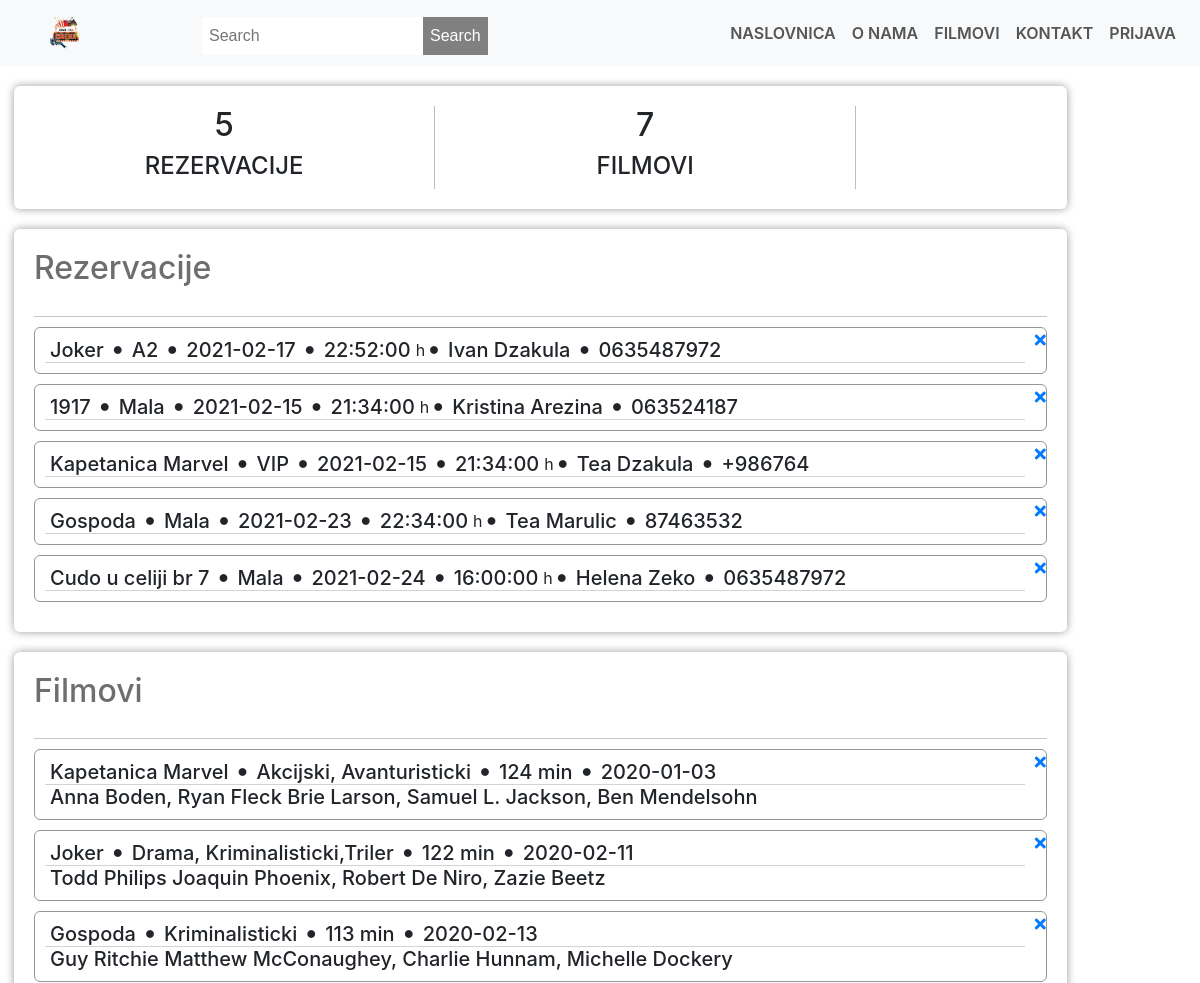
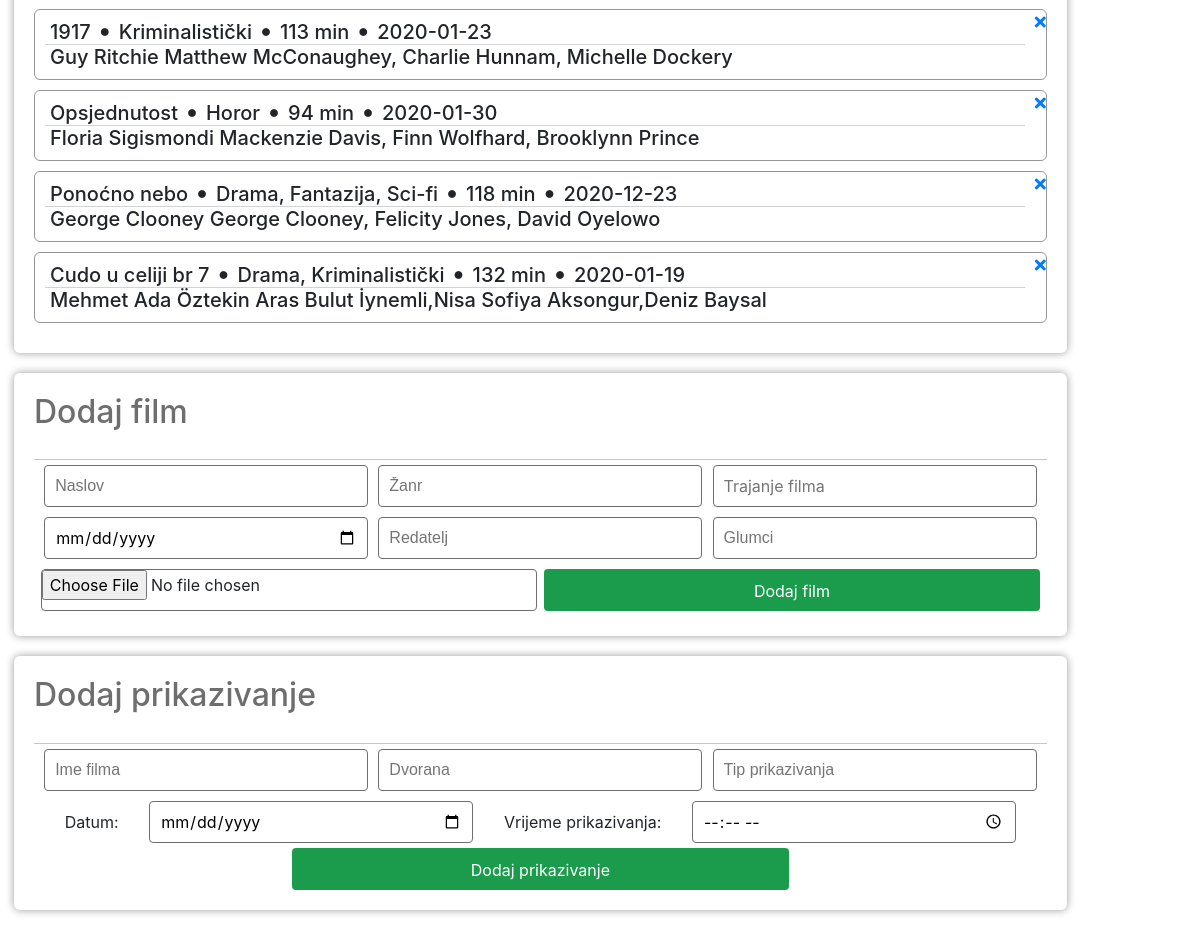
The app's page /admin.php with its own data (2 pictures, top to bottom).
### tables this page shows
CREATE TABLE `bookingtable` (
  `bookingID` int(11) NOT NULL,
  `movieName` varchar(100) DEFAULT NULL,
  `bookingTheatre` varchar(100) NOT NULL,
  `bookingType` varchar(100) DEFAULT NULL,
  `bookingDate` date NOT NULL,
  `bookingTime` time NOT NULL,
  `bookingFName` varchar(100) NOT NULL,
  `bookingLName` varchar(100) DEFAULT NULL,
  `bookingPNumber` varchar(12) NOT NULL
);

CREATE TABLE `movietable` (
  `movieID` int(11) NOT NULL,
  `movieImg` varchar(150) NOT NULL,
  `movieTitle` varchar(100) NOT NULL,
  `movieGenre` varchar(50) NOT NULL,
  `movieDuration` int(11) NOT NULL,
  `movieRelDate` date NOT NULL,
  `movieDirector` varchar(50) NOT NULL,
  `movieActors` varchar(150) NOT NULL
);

### admin.php (the view, shortened to what this page needs)
<!DOCTYPE html>
<html lang="en">
<head>
    <link rel="stylesheet" href="style/styles.css">
    <link rel="stylesheet" href="https://stackpath.bootstrapcdn.com/bootstrap/4.4.1/css/bootstrap.min.css" >
<link rel="stylesheet" href ="https://stackpath.bootstrapcdn.com/font-awesome/4.7.0/css/font-awesome.min.css">
    <link rel="stylesheet" href="https://use.fontawesome.com/releases/v5.7.2/css/all.css"
>
</head>
<body>
    <?php
    $link = mysqli_connect("localhost", "root", "", "baza");
    $sql = "SELECT * FROM bookingtable";
    $sql1 = "SELECT * FROM movietable";
    $bookingsNo=mysqli_num_rows(mysqli_query($link, $sql));
    $moviesNo=mysqli_num_rows(mysqli_query($link, "SELECT * FROM movietable"));
    ?>
   <section id="section-nav-bar">
        <nav class="navbar navbar-expand-lg navbar-light bg-light">
        <a class="navbar-brand" href="#section-nav-bar"><img src="img/logo.png" ></a>
                <div>
                    <form action="pregled1.php" method="POST" class = "search-form">
                        <input type="text" name="keyword" placeholder="Search "/>
                        <button name="search" class="search">Search</button>
                    </form>
                </div>
                <div class="collapse navbar-collapse" id="navbarNav">
                  <ul class="navbar-nav ml-auto" >
                    <li class="nav-item ">
                      <a class="nav-link" href="index.php">NASLOVNICA </a>
                    </li>
                    <li class="nav-item">
                      <a class="nav-link" href="index.php">O NAMA</a>
                    </li>
                    <li class="nav-item">
                      <a class="nav-link" href="pregled.php">FILMOVI</a>
                    </li>
                    <li class="nav-item">
                            <a class="nav-link " href="index.php" >KONTAKT</a>
                     </li>
                     <?php
                      if (! empty($_SESSION['logged_in']))
                       {
                       ?>
                        <li class="nav-item">
                      <a class="nav-link " href="logout.php" >ODJAVA </a>
                       </li>
                       <li class="nav-item">
                        <a class="nav-link " href="admin/admin.php" > ADMIN </a>
                         </li>
                       <?php
                        }else{?>
                        <li class="nav-item">
                         <a class="nav-link " href="logout.php" >PRIJAVA </a>
                         </li>
<?php
                      }
                      ?>
                  </ul>
                </div>
              </nav>
</section>
    <div class="admin-container">
        <div class="admin-section admin-section1">
            <div class="admin-section-column">
                <div class="admin-section-panel admin-section-stats">
                    <div class="admin-section-stats-panel">
                        <h2 ><?php echo $bookingsNo ?></h2>
                        <h4>REZERVACIJE</h4>
                    </div>
                    <div class="admin-section-stats-panel">
                        <h2 ><?php echo $moviesNo ?></h2>
                        <h4>FILMOVI</h4>
                    </div>
                </div>
                <div class="admin-section-panel admin-section-panel1">
                    <div class="admin-panel-section-header">
                        <h2>Rezervacije</h2>
                    </div>
                    <div class="admin-panel-section-content">
                        <?php
                        if($result = mysqli_query($link, $sql)){
                            if(mysqli_num_rows($result) > 0){
                                while($row = mysqli_fetch_array($result)){
                                    echo "<div class=\"admin-panel-section-booking-item\">\n";
                                    echo "                            <div class=\"admin-panel-section-booking-info\">\n";
                                    echo "                                <div>\n";
                                    echo "                                    <h5>". $row['movieName'] ."</h5>\n";
                                    echo "                                    <i class=\"fas fa-circle \"></i>\n";
                                    echo "                                    <h5>". $row['bookingTheatre'] ."</h5>\n";
                                    echo "                                    <i class=\"fas fa-circle \"></i>\n";
                                    echo "                                    <h5>". $row['bookingDate'] ."</h5>\n";
                                    echo "                                    <i class=\"fas fa-circle \"></i>\n";
                                    echo "                                    <h5>". $row['bookingTime'] ."</h5> h \n";
                                    echo "                                    <i class=\"fas fa-circle \"></i>\n";
                                    echo "                                    <h5>". $row['bookingFName'] ." ". $row['bookingLName'] ."</h5>\n";
                                    echo "                                    <i class=\"fas fa-circle\"></i>\n";
                                    echo "                                    <h5>". $row['bookingPNumber'] ."</h5>\n";
                                    echo "                                </div>\n";
                                    echo "                            </div>\n";
                                    echo "                                <a href='deleteBooking.php?id=".$row['bookingID']."'><i class=\"fas fa-times decline-booking\"></i></a>\n";
                                    echo "                        </div>";
                                }
                            } else{
                                echo '<h4 class="no-annot">No Bookings right now</h4>';
                            }
                        } else{
                            echo "ERROR: Could not able to execute $sql. " . mysqli_error($link);
                        }
                        ?>
                    </div>
                </div>
                <div class="admin-section-panel admin-section-panel1">
                    <div class="admin-panel-section-header">
                        <h2>Filmovi</h2>
                    </div>
                    <div class="admin-panel-section-content">
                        <?php
                        if($result = mysqli_query($link, $sql1)){
                            if(mysqli_num_rows($result) > 0){
                                while($row = mysqli_fetch_array($result)){
                                    echo "<div class=\"admin-panel-section-booking-item\">\n";
                                    echo "                            <div class=\"admin-panel-section-booking-info\">\n";
                                    echo "                                <div>\n";
                                    echo "                                    <h5>". $row['movieTitle'] ."</h5>\n";
                                    echo "                                    <i class=\"fas fa-circle \"></i>\n";
                                    echo "                                    <h5>". $row['movieGenre'] ."</h5>\n";
                                    echo "                                    <i class=\"fas fa-circle \"></i>\n";
                                    echo "                                    <h5>". $row['movieDuration'] ." min </h5>\n";
                                    echo "                                    <i class=\"fas fa-circle \"></i>\n";
                                    echo "                                    <h5>". $row['movieRelDate'] ."</h5>\n";
                                    echo "                                </div>\n";
                                    echo "                                <div>\n";
                                    echo "                                    <h5>". $row['movieDirector'] ." ". $row['movieActors'] ."</h5>\n";
                                    echo "                                </div>\n";
                                    echo "                            </div>\n";
                                    echo "                                <a href='deleteMovie.php?id=".$row['movieID']."'><i class=\"fas fa-times decline-booking\"></i></a>\n";
                                    echo "                        </div>";
                                }
                            } else{
                                echo '<h4 class="no-annot">No Bookings right now</h4>';
                            }
                        } else{
                            echo "ERROR: Could not able to execute $sql. " . mysqli_error($link);
                        }
                        ?>
                    </div>
                </div>
                <div class="admin-section-panel admin-section-panel2">
                    <div class="admin-panel-section-header">
                        <h2>Dodaj film</h2>
                    </div>
                    <form action="" method="POST">
                        <input placeholder="Naslov" type="text" name="movieTitle" required>
                        <input placeholder="Žanr" type="text" name="movieGenre" required>
                        <input placeholder="Trajanje filma" type="number" name="movieDuration" required>
                        <input placeholder="Datum izlaska" type="date" name="movieRelDate" required>
                        <input placeholder="Redatelj" type="text" name="movieDirector" required>
                        <input placeholder="Glumci" type="text" name="movieActors" required>
                        <input type="file" name="movieImg" accept="image/*">
                        <button type="submit" value="submit" name="submit" class="form-btn">Dodaj film</button>
                    </form>
                </div>
                <div class="admin-section-panel admin-section-panel2">
                    <div class="admin-panel-section-header">
                        <h2>Dodaj prikazivanje</h2>
                    </div>
                    <form action="" method="POST">
                        <input placeholder="Ime filma" type="text" name="movieTitle" required>
                        <input placeholder="Dvorana" type="text" name="dvorana" required>
                        <input placeholder="Tip prikazivanja" type="text" name="tipPrikazivanja" required>
                        Datum:<input placeholder="Datum" type="date" name="datum" required>
                        Vrijeme prikazivanja:<input placeholder="Vrijeme" type="time" name="vrijeme" required>
                        <button type="submit" value="submit2" name="submit2" class="form-btn">Dodaj prikazivanje</button>
                    </form>
                </div>
            </div>
        </div>
    </div>
</body>
</html>

### style/styles.css (style rules this page uses)
* { margin: 0; padding: 0; }
#section-nav-bar { position: sticky; top: 0; z-index: 10 ; }
.navbar-brand img { height: 40px; padding-left: 30px; }
.navbar-nav li a { float:right; text-align: left; }
.navbar { background: #fff; }
.nav-link { color: #555!important; font-weight:600; font-size: 16px; }
.admin-container { display: flex; grid-template-columns: 1fr 5fr; }
.admin-section1 { display: flex; flex-wrap: wrap; padding: 0 4px; width: 100%; }
.admin-section-column { flex: 90%; max-width: 90%; padding: 0 10px; }
.admin-section-panel { width: 100%; vertical-align: middle; background-color: #FFF; -webkit-border-radius: 6px; -moz-border-radius: 6px; border-radius: 6px; -webkit-box-shadow: 0px 0px 9px 0px rgba(0, 0, 0, 0.40); -moz-box-shadow: 0px 0px 9px 0px rgba(0, 0, 0, 0.40); box-shadow: 0px 0px 9px 0px rgba(0, 0, 0, 0.40); padding: 20px; margin: 20px 0; }
.admin-panel-section-header { display: flex; align-items: center; justify-content: flex-start; padding-bottom: 20px; border-bottom: #c7c7c7 1px solid; }
.admin-panel-section-header>h2 { color: #6e6e6e; }
.admin-section-stats { display: flex; padding: 20px 0; }
.admin-section-stats-panel { flex: 25%; max-width: 40%; text-align: center; border-right: #bdbdbd 1px solid; }
.admin-panel-section-booking-item { background-color: none; -webkit-border-radius: 6px; -moz-border-radius: 6px; border-radius: 6px; border: #969696 1px solid; margin: 10px 0; overflow: hidden; display: flex; transition: all 0.6s ease; }
.admin-panel-section-booking-info { margin: 10px 10px; display: flex; flex: 100%; flex-direction: column; justify-content: center; }
.admin-panel-section-booking-info div:first-child { border-bottom: #d3d3d3 1px solid; }
.admin-panel-section-booking-info>div { height: 100%; display: flex; }
.admin-panel-section-booking-info>div>* { display: inline-block; margin: auto 5px; }
.admin-panel-section-booking-info>div .fa-circle { font-size: 8px; }
.admin-section-panel2 form { display: flex; justify-content: space-evenly; flex-wrap: wrap; align-items: center; }
.admin-section-panel2 form input { border-radius: 4px; border: 1px solid #6e6e6e; padding: 10px; width: 32%; height: 42px; margin: 5px 0; }
.admin-section-panel2 form input[type="file"] { width: 49%; padding: 0; }
.admin-section-panel2 form button { border-radius: 4px; border: none; padding: 10px; width: 49%; text-align: center; background-color: #1b9b4c; color: #FFF; transition: all 0.7s ease; cursor: pointer; height: 42px; }

### admin.php (style rules this page uses)
.search-form { margin-top:5px; float:left; margin-left:100px; }
input[type=text] { padding: 7px; border:none; font-size: 16px; font-family: sans-serif; }
.search { float: right; background: #808080; color:white; border-radius: 0 5x 5x 0; cursor: pointer; position: relative; padding: 7px; font-family: sans-serif; border:none; font-size: 16px; }

### records on screen
bookingtable: movieName "Joker", bookingTheatre "A2", bookingDate "2021-02-17", bookingTime "22:52:00", bookingFName "Ivan", bookingLName "Dzakula", bookingPNumber "0635487972"
bookingtable: movieName "1917", bookingTheatre "Mala", bookingDate "2021-02-15", bookingTime "21:34:00", bookingFName "Kristina", bookingLName "Arezina", bookingPNumber "063524187"
bookingtable: movieName "Kapetanica Marvel", bookingTheatre "VIP", bookingDate "2021-02-15", bookingTime "21:34:00", bookingFName "Tea", bookingLName "Dzakula", bookingPNumber "+986764"
bookingtable: movieName "Gospoda", bookingTheatre "Mala", bookingDate "2021-02-23", bookingTime "22:34:00", bookingFName "Tea", bookingLName "Marulic", bookingPNumber "87463532"
bookingtable: movieName "Cudo u celiji br 7", bookingTheatre "Mala", bookingDate "2021-02-24", bookingTime "16:00:00", bookingFName "Helena", bookingLName "Zeko", bookingPNumber "0635487972"
movietable: movieTitle "Kapetanica Marvel", movieGenre "Akcijski, Avanturisticki", movieDuration "124", movieRelDate "2020-01-03", movieDirector "Anna Boden, Ryan Fleck", movieActors "Brie Larson, Samuel L. Jackson, Ben Mendelsohn"
movietable: movieTitle "Joker", movieGenre "Drama, Kriminalisticki,Triler", movieDuration "122", movieRelDate "2020-02-11", movieDirector "Todd Philips", movieActors "Joaquin Phoenix, Robert De Niro, Zazie Beetz"
movietable: movieTitle "Gospoda", movieGenre "Kriminalisticki", movieDuration "113", movieRelDate "2020-02-13", movieDirector "Guy Ritchie", movieActors "Matthew McConaughey, Charlie Hunnam, Michelle Dockery"
movietable: movieTitle "1917", movieGenre "Kriminalistički", movieDuration "113", movieRelDate "2020-01-23", movieDirector "Guy Ritchie", movieActors "Matthew McConaughey, Charlie Hunnam, Michelle Dockery"
movietable: movieTitle "Opsjednutost", movieGenre "Horor", movieDuration "94", movieRelDate "2020-01-30", movieDirector "Floria Sigismondi", movieActors "Mackenzie Davis, Finn Wolfhard, Brooklynn Prince"
movietable: movieTitle "Ponoćno nebo", movieGenre "Drama, Fantazija, Sci-fi", movieDuration "118", movieRelDate "2020-12-23", movieDirector "George Clooney", movieActors "George Clooney, Felicity Jones, David Oyelowo"
movietable: movieTitle "Cudo u celiji br 7", movieGenre "Drama, Kriminalistički", movieDuration "132", movieRelDate "2020-01-19", movieDirector "Mehmet Ada Öztekin", movieActors "Aras Bulut İynemli,Nisa Sofiya Aksongur,Deniz Baysal"

### other values on screen
$bookingsNo "5"
$moviesNo "7"
